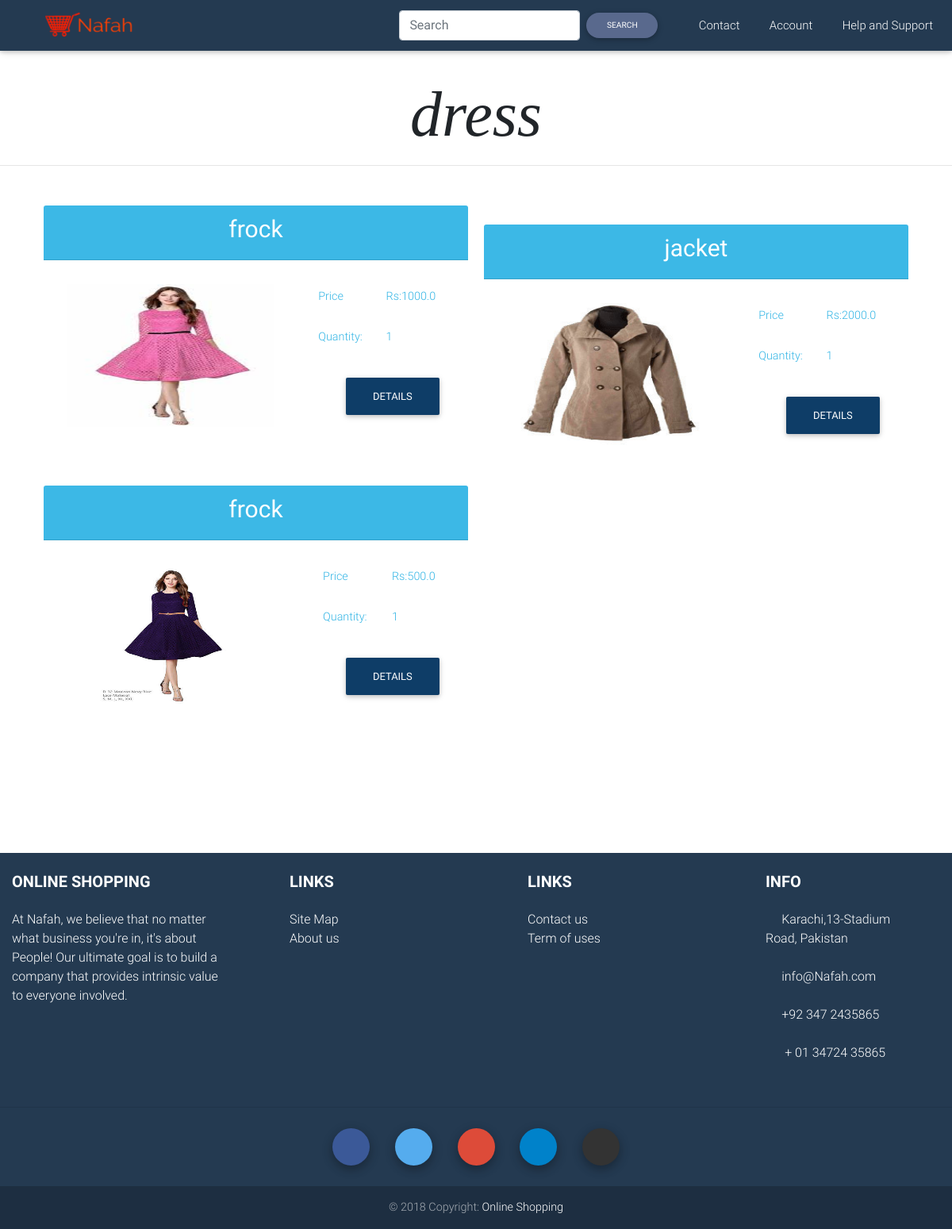
Screenshot of /category.php?cat_id=1 with the database file from the repository.
### tables this page shows
CREATE TABLE `category` (
  `cat_id` int(11) NOT NULL,
  `cat_name` varchar(30) NOT NULL
);

CREATE TABLE `products` (
  `prod_id` int(11) NOT NULL,
  `prod_name` varchar(40) NOT NULL,
  `prod_desc` varchar(50) NOT NULL,
  `prod_price` double NOT NULL,
  `prod_image` varchar(40) NOT NULL,
  `prod_quantity` int(11) NOT NULL,
  `cat_id` int(11) NOT NULL,
  `prod_location` varchar(20) NOT NULL,
  `cust_id` int(11) NOT NULL,
  `prod_views` int(11) NOT NULL
);

### category.php (the view, shortened to what this page needs)
	<!DOCTYPE html>
	<html lang="en">
	<head>
    <link rel="stylesheet" href="Libraries/font-awesome-4.7.0/css/font-awesome.css">
    <link href="Libraries/Bootstrap/css/bootstrap.min.css" rel="stylesheet">
    <link href="Libraries/MDB/css/mdb.minpro.css" rel="stylesheet">
</head>
	<body class="hidden-sn mdb-skin">
		<?php include "navbar.php"; ?>
        <br><br><br>
        <center>
<br>
		<?php
            $cat_id = $_GET['cat_id'];
            $products = (mysqli_query($connect,"SELECT * from products WHERE cat_id=".$cat_id));
        	$category =  mysqli_fetch_array((mysqli_query($connect,"SELECT * from category WHERE cat_id=".$cat_id)));
        	echo "<center> <h1 style=\"font-family: Times;font-size: 80px;font-style: italic;\">". $category['cat_name'] ."</h1> <hr> </center><br>";
        ?>
        <div class="container row">
           <div class="row-ml-5" >
           <?php
        if(mysqli_num_rows($products)>=1)
        {
        while($row = mysqli_fetch_array($products)){
            ?>
            <div class="column">
            <div class="text-info">
            <div class="card-header">
            <h5 style="color: white;"><strong style="font-size: 30px;"><?php echo $row['prod_name'] ?></strong></h5></div>
            <div class="card-body">
            <table  cellpadding="10" style="width: 100%;">
            <tr>
            <td rowspan="4"> <?php echo "<img src=\"images/" . $row['prod_image']  . "\" alt=".$row['prod_image']."  height=\"180px\" width=\"260px\"/>";?> </td>
            <td>  Price  </td>
            <td><?php echo"Rs:".$row['prod_price'].".0" ?></td></tr>
            <tr><td> Quantity: </td>
            <td><?php echo $row['prod_quantity'] ?> </td></tr>
            <tr> <td colspan="2"> <?php echo "<a href=\"http://localhost/internship/product_detail.php?prod_id=".$row['prod_id']."\" class=\"btn btn-secondary pull-right\">Details</a>"; ?>  </td> </tr></table></div></div></div>
           <?php echo "&nbsp;";
         }
            }
        else{
            echo "<center> <h1 style=\"font-family: Times;font-size: 50px;font-style: italic;\"> No Product Found </h1> <hr> </center><br>";
        }
        ?>
</div>
</div>
</center>
    <br><br><br><br><br><br>
    <?php include "footer.php"; ?>
	</body>
	</html>

### category.php (style rules this page uses)
* { box-sizing: border-box; }
.column { float: left; width: 50%; padding: 10px; }
.row:after { content: ""; display: table; clear: both; }
.btn { border: none; outline: none; padding: 12px 16px; background-color: #f1f1f1; cursor: pointer; }

### rows the page displays
category: cat_name "dress"
products: prod_name "frock", prod_image (picture), prod_price "1000", prod_quantity "1"
products: prod_name "jacket", prod_image (picture), prod_price "2000", prod_quantity "1"
products: prod_name "frock", prod_image (picture), prod_price "500", prod_quantity "1"
